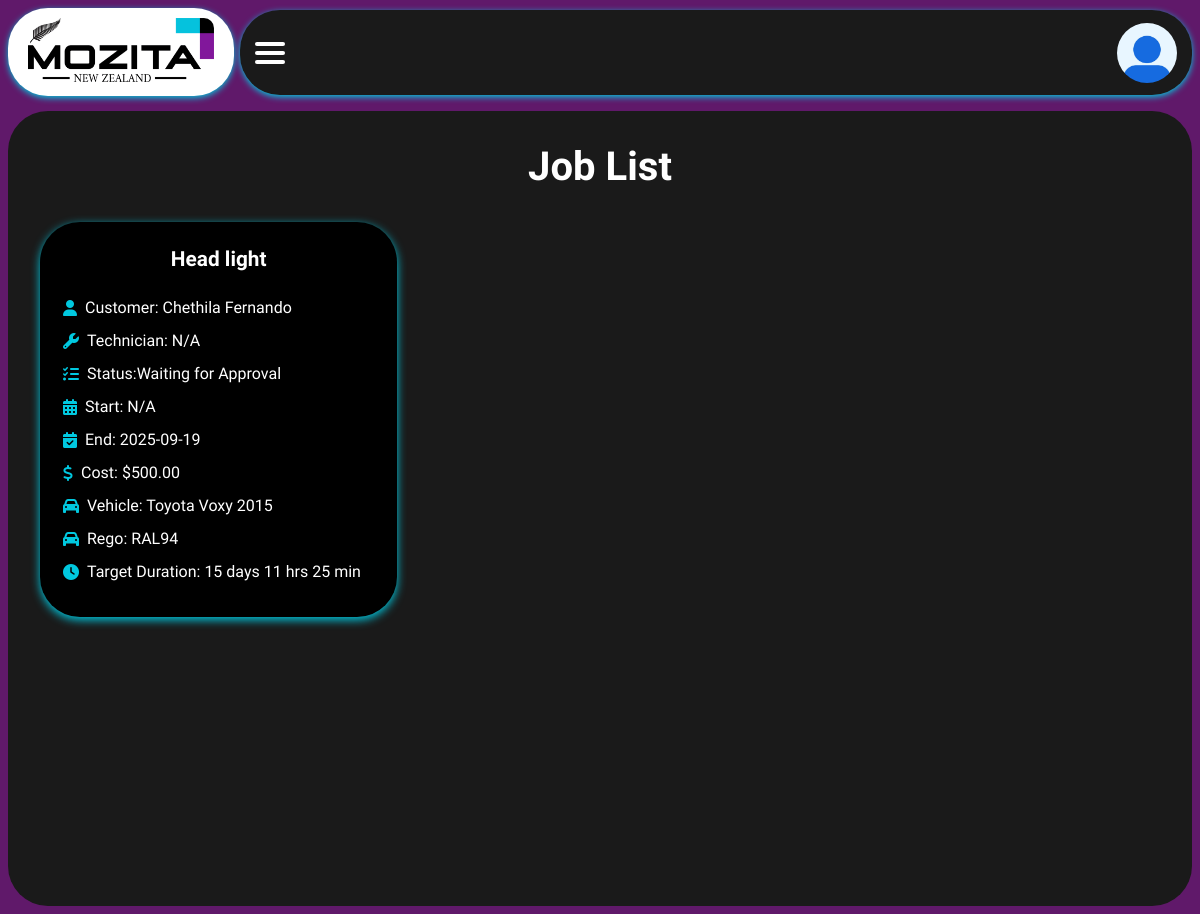
Page /jobs (signed in) on the committed database.
### app/models.py (models this page shows, shortened)
class Job(db.Model):
    __tablename__ = 'job'
    id = db.Column(db.Integer, primary_key=True)
    job_description = db.Column(db.String(255), nullable=False)
    status = db.Column(db.String(50), default='Pending')
    technician_id = db.Column(db.Integer, db.ForeignKey('technicians.id'),
                              nullable=True)
    technician = db.relationship('Technician', back_populates='jobs')
    customer_id = db.Column(db.Integer, db.ForeignKey('customer.id'))
    customer = db.relationship('Customer', back_populates='jobs')
    start_time = db.Column(db.DateTime)
    end_time = db.Column(db.DateTime)
    target_duration = db.Column(db.Integer, default=0)  # minutes
    total_work_duration = db.Column(db.Integer, default=0)  # minutes
    vehicle_registration = db.Column(db.String(50))
    vehicle_make = db.Column(db.String(50))
    vehicle_model = db.Column(db.String(50))
    vehicle_year = db.Column(db.Integer)
    vehicle_color = db.Column(db.String(50))
    total_cost = db.Column(db.Float, default=0.0)
    notes = db.Column(db.Text)
    date_created = db.Column(db.DateTime, default=datetime.utcnow)
    pause_logs = db.relationship('PauseLog', backref='job', lazy=True)

class Customer(db.Model):
    __tablename__ = 'customer'
    id = db.Column(db.Integer, primary_key=True)
    full_name = db.Column(db.String(150), nullable=False)
    phone = db.Column(db.String(50))
    email = db.Column(db.String(150))
    jobs = db.relationship('Job', back_populates='customer')

### app/routes.py (the view)
@main.route('/jobs')
@login_required
def jobs():
    if current_user.role == 'reception':
        flash("Access denied. Reception users can only access dashboard.",
              "error")
        return redirect(url_for('main.shift_dashboard'))
    jobs = Job.query.all()
    return render_template('jobs.html', jobs=jobs)

### app/models.py (called while the page is built)
@login_manager.user_loader
def load_user(user_id):
    return User.query.get(int(user_id))

### app/templates/jobs.html (shortened to what this page needs)
{% extends "layout.html" %}
{% block extra_css %}
<link rel="stylesheet" href="https://cdnjs.cloudflare.com/ajax/libs/font-awesome/6.4.0/css/all.min.css">
<link rel="stylesheet" href="{{ url_for('static', filename='css/jobs.css') }}">
{% endblock %}
{% block content %}
<h2>Job List</h2>
<div class="job-grid">
  {% for job in jobs %}
  <div class="job-card" tabindex="0" aria-label="Job {{ job.job_description }} for {{ job.customer.full_name if job.customer else 'N/A' }}">
    <div class="job-description">{{ job.job_description }}</div>
    <div class="job-details">
      <p><i class="fas fa-user"></i> Customer: {{ job.customer.full_name if job.customer else 'N/A' }}</p>
      <p><i class="fas fa-wrench"></i> Technician: {{ job.assigned_technician.full_name if job.assigned_technician else 'N/A' }}</p>
      <p>
        <i class="fas fa-tasks"></i> Status:
        <span class="status {{ job.status|lower|replace(' ', '-') }}">{{ job.status }}</span>
      </p>
      <p><i class="fas fa-calendar-alt"></i> Start: {{ job.start_time.strftime('%Y-%m-%d') if job.start_time else 'N/A' }}</p>
      <p><i class="fas fa-calendar-check"></i> End: {{ job.end_time.strftime('%Y-%m-%d') if job.end_time else 'N/A' }}</p>
      <p><i class="fas fa-dollar-sign"></i> Cost: ${{ '%.2f'|format(job.total_cost or 0) }}</p>
      <p><i class="fas fa-car"></i> Vehicle: {{ job.vehicle_make or '' }} {{ job.vehicle_model or '' }} {{ job.vehicle_year or '' }}</p>
      <p><i class="fas fa-car"></i> Rego: {{ job.vehicle_registration or 'N/A' }}</p>
      <p><i class="fas fa-clock"></i> Target Duration:
        {% if job.target_duration %}
          {% set mins = job.target_duration %}
          {% set days = mins // (24*60) %}
          {% set hours = (mins % (24*60)) // 60 %}
          {% set minutes = mins % 60 %}
          {% if days > 0 %}{{ days }} day{% if days != 1 %}s{% endif %} {% endif %}
          {% if hours > 0 %}{{ hours }} hr{% if hours != 1 %}s{% endif %} {% endif %}
          {% if minutes > 0 %}{{ minutes }} min{% endif %}
        {% else %}
          N/A
        {% endif %}
      </p>
    </div>
  </div>
  {% endfor %}
</div>
{% endblock %}

### app/templates/layout.html (shortened to what this page needs)
<!DOCTYPE html>
<html lang="en">
<head>
  <link rel="stylesheet" href="{{ url_for('static', filename='css/main.css') }}">
  {% block extra_css %}{% endblock %}
</head>
<body>
  {% if not hide_navbar %}
  <div class="top-bar-wrapper">
    <div class="header-logo">
      <a href="{{ url_for('main.staff_dashboard') }}">
        <img src="{{ url_for('static', filename='logo.png') }}" alt="Mozita" />
      </a>
    </div>
    <header class="top-nav">
      <div class="hamburger" onclick="toggleMobileNav()">
        <div></div>
        <div></div>
        <div></div>
      </div>
      {% if current_user.is_authenticated %}
      <div class="user-profile" onclick="toggleUserPopup()">
        <img src="{{ url_for('static', filename='Profile_image.jpg') }}" alt="User Profile">
      </div>
      {% endif %}
    </header>
  </div>
  {% endif %}
  <main class="main-content">
    {% block content %}{% endblock %}
  </main>
</body>
</html>

### app/static/css/main.css (style rules this page uses)
body { font-family: 'Raleway', sans-serif; background-color: #60196a; color: white; margin: 0; padding: 0; }
.top-bar-wrapper { display: flex; align-items: center; justify-content: space-between; padding-top: 10px; padding-bottom: 8px; padding-left: 240px; padding-right: 8px; background-color: #60196a; }
.top-nav { flex-grow: 1; display: flex; justify-content: space-between; align-items: center; background-color: #1A1A1A; padding: 10px 15px; height: 65px; border-radius: 40px; box-shadow: 0 2px 6px #00C8DF; }
.user-profile { display: flex; align-items: center; justify-content: flex-end; position: relative; margin: 0; }
.user-profile img { height: 60px; width: 60px; border-radius: 50%; object-fit: cover; transition: transform 0.3s ease; }
.header-logo { position: absolute; top: 8px; left: 8px; z-index: 1000; background-color: #ffffff; padding: 10px 20px; border-radius: 40px; box-shadow: 0 2px 6px #00C8DF; }
.header-logo img { height: 64px; border-radius: 10px; }
.main-content { flex-grow: 1; margin: 8px; padding-top: 0px; border-radius: 40px; min-height: calc(100vh - 5px); color: rgb(255, 255, 255); background-color: #1A1A1A; transition: margin-left 0.3s ease; font-family: Raleway, sans-serif; }
.hamburger { display: none; flex-direction: column; justify-content: space-between; width: 30px; height: 22px; cursor: pointer; z-index: 1001; transition: transform 0.3s ease; }
.hamburger div { height: 4px; width: 100%; background: white; border-radius: 2px; transition: all 0.3s ease; }
@media (max-width: 1380px) { .hamburger { display: flex; } }

### app/static/css/jobs.css (style rules this page uses)
h2 { text-align: center; margin-top: 0; margin-bottom: 0; padding: 2rem; font-size: 2.5rem; color: #fff; }
.job-grid { display: grid; grid-template-columns: repeat(auto-fill, minmax(300px, 1fr)); gap: 1.5rem; padding: 0 2rem; }
.job-card { background-color: #000000; border-radius: 40px; padding: 25px 20px; box-shadow: 0 3px 10px #00C8DF; color: #fff; display: flex; flex-direction: column; justify-content: space-between; transition: all 0.3s ease; }
.job-description { font-size: 1.3rem; font-weight: bold; text-align: center; margin-bottom: 1rem; color: #fff; }
.job-details p { margin: 8px 0; font-size: 1rem; display: flex; align-items: center; padding: 3px; }
.job-details i { margin-right: 8px; color: #00C8DF; }

### rows in the picture
Job: job_description "Head light", customer "Chethila Fernando", assigned_technician "N/A", status "Waiting for Approval", start_time "N/A", end_time "2025-09-19", total_cost "500.00", vehicle_make "Toyota", vehicle_model "Voxy", vehicle_year "2015", vehicle_registration "RAL94", days "15", hours "11", minutes "25"
